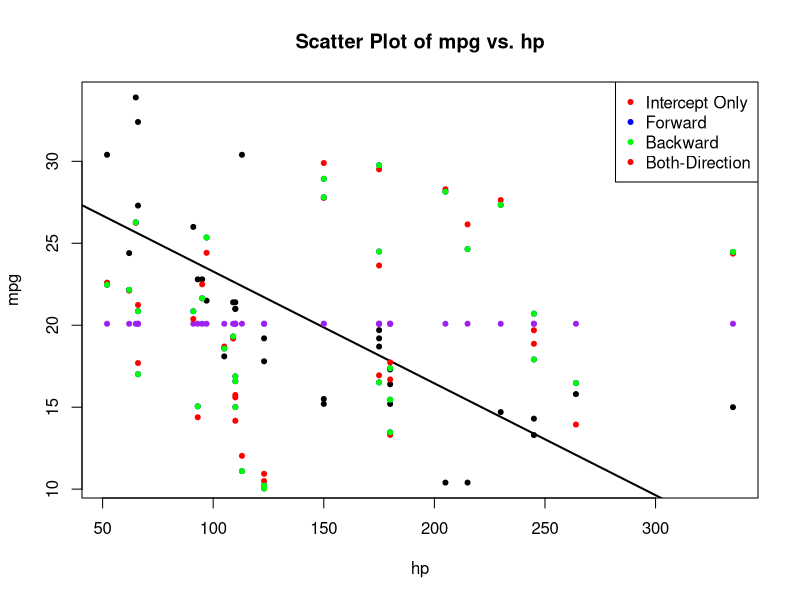
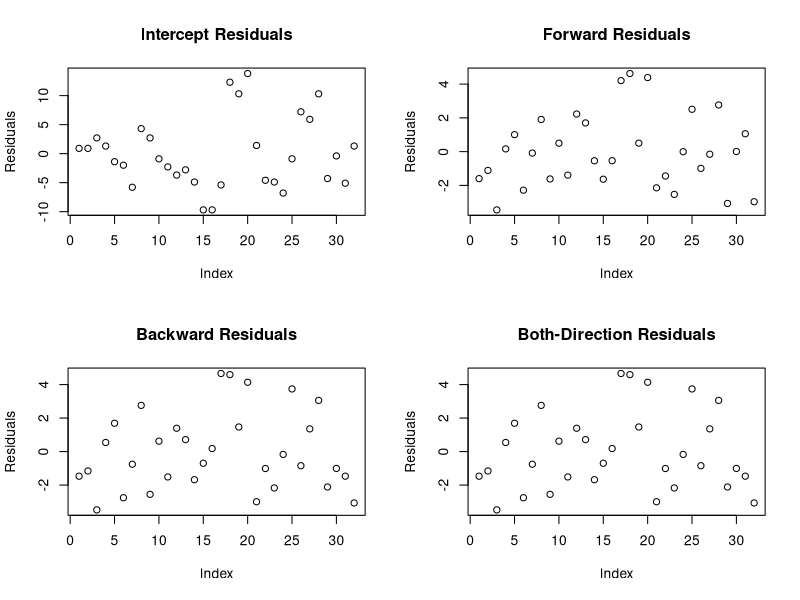

Generate these figures, in order, with R:
## ---- chunk 1
intercept_model <- lm(mpg ~ 1, data = mtcars)
step(intercept_model)
## ---- chunk 2
# Initialize model
forward_model <- lm(mpg ~ ., data = mtcars)

# Forward stepwise regression
forward_model <- step(forward_model, direction = "forward", scope = formula(~ .))
## ---- chunk 3
# Initialize a model with all predictors
backward_model <- lm(mpg ~ ., data = mtcars)

# Backward stepwise regression
backward_model <- step(backward_model, direction = "backward", trace = 0)
## ---- chunk 4
# Initialize a model with all predictors
both_model <- lm(mpg ~ ., data = mtcars)

# Both-direction stepwise regression
both_model <- step(both_model, direction = "both", trace = 0)
## ---- chunk 5
# Scatter plot of mpg vs. hp
plot(mtcars$hp, mtcars$mpg, 
     main = "Scatter Plot of mpg vs. hp", 
     xlab = "hp", ylab = "mpg", pch = 20
     )
abline(lm(mpg ~ hp, data = mtcars), col = "black", lwd = 2)
points(sort(mtcars$hp), intercept_model$fitted.values, col = "purple", pch = 20)
points(sort(mtcars$hp), forward_model$fitted.values, col = "red", pch = 20)
points(sort(mtcars$hp), backward_model$fitted.values, col = "blue", pch = 20)
points(sort(mtcars$hp), both_model$fitted.values, col = "green", pch = 20)

legend(
  "topright", 
  legend = c(
    "Intercept Only", 
    "Forward", 
    "Backward", 
    "Both-Direction"
    ),
  col = c("red", "blue", "green"), pch = 20
)

## ---- chunk 6
# Residual plots for each model
par(mfrow = c(2, 2))

# Intercept Model
plot(intercept_model$residuals, main = "Intercept Residuals", ylab = "Residuals")

# Forward stepwise regression residuals
plot(forward_model$residuals, main = "Forward Residuals", ylab = "Residuals")

# Backward stepwise regression residuals
plot(backward_model$residuals, main = "Backward Residuals", ylab = "Residuals")

# Both-direction stepwise regression residuals
plot(both_model$residuals, main = "Both-Direction Residuals", ylab = "Residuals")

par(mfrow = c(1, 1))
